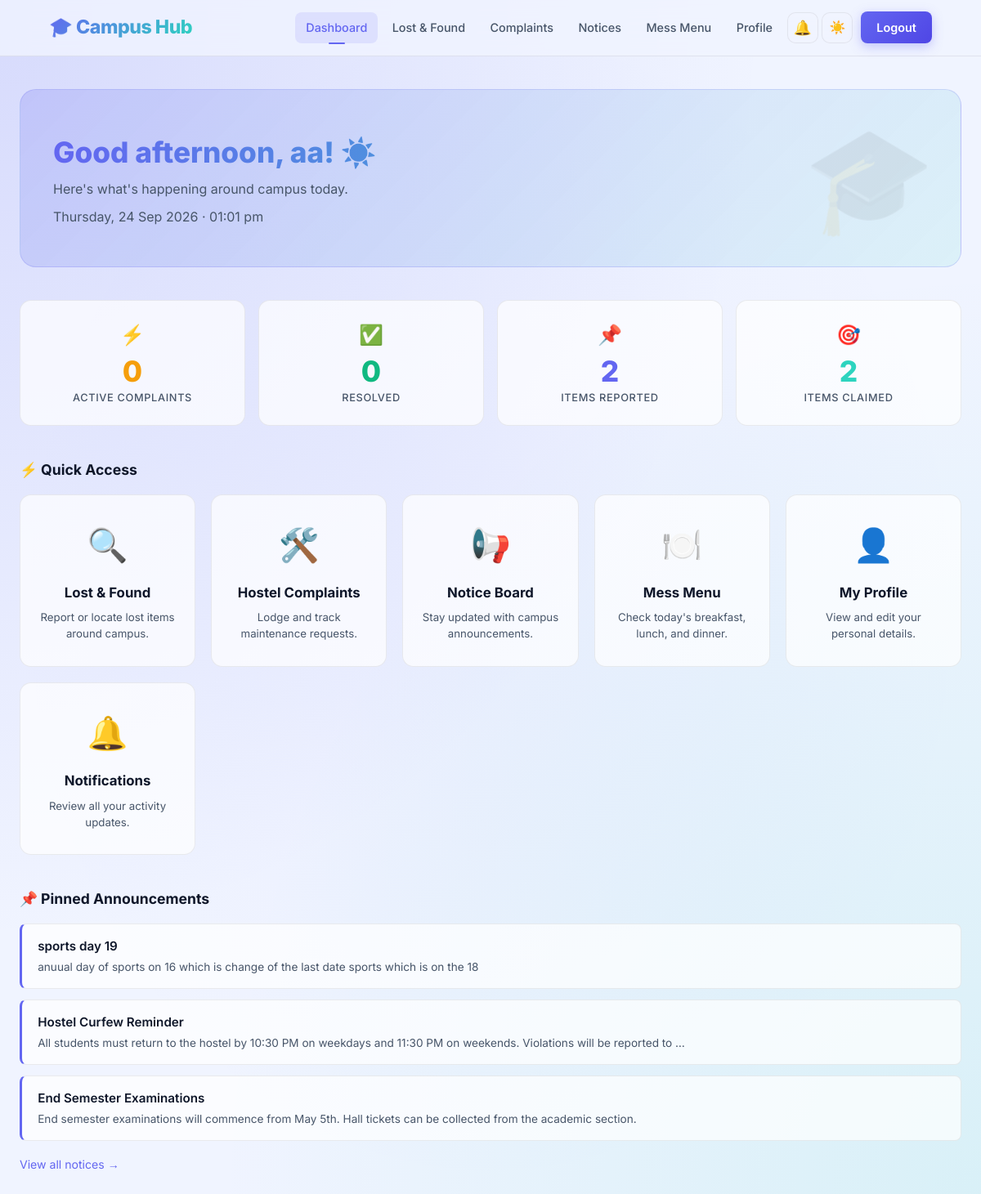
The page /dashboard (signed in) on the database its author committed.
### models.py (models this page shows)
class Notice(db.Model):
    id = db.Column(db.Integer, primary_key=True)
    title = db.Column(db.String(200), nullable=False)
    body = db.Column(db.Text, nullable=False)
    category = db.Column(db.String(50), nullable=False, default='General') # Academic, Hostel, Events, General
    is_pinned = db.Column(db.Boolean, default=False)
    posted_at = db.Column(db.DateTime, default=datetime.utcnow)
    expires_at = db.Column(db.DateTime, nullable=True)

### app.py (the view)
@app.route('/dashboard')
@login_required
def dashboard():
    uid = session['user_id']
    stats = {
        'active_complaints': Complaint.query.filter(
            Complaint.user_id == uid,
            Complaint.status.in_(['Pending', 'In Progress', 'Reopened'])
        ).count(),
        'resolved_complaints': Complaint.query.filter(
            Complaint.user_id == uid,
            Complaint.status.in_(['Resolved', 'Auto-Resolved'])
        ).count(),
        'items_reported': LostFoundItem.query.filter_by(user_id=uid).count(),
        'items_claimed': LostFoundItem.query.filter_by(user_id=uid, status='Claimed').count(),
    }
    pinned_notices = Notice.query.filter_by(is_pinned=True).order_by(Notice.posted_at.desc()).limit(3).all()
    return render_template('dashboard.html', stats=stats, pinned_notices=pinned_notices)

### app.py (called while the page is built)
def login_required(f):
    @wraps(f)
    def decorated_function(*args, **kwargs):
        if 'user_id' not in session:
            flash('Please log in to access this page.', 'error')
            return redirect(url_for('login'))
        return f(*args, **kwargs)
    return decorated_function

@app.context_processor
def inject_globals():
    user = None
    unread_count = 0
    if 'user_id' in session:
        user = User.query.get(session['user_id'])
        unread_count = Notification.query.filter_by(user_id=session['user_id'], is_read=False).count()
    return dict(current_user=user, unread_notif_count=unread_count, current_endpoint=request.endpoint)

### templates/dashboard.html (shortened to what this page needs)
{% extends "base.html" %}
{% block content %}
<div class="dashboard-hero">
    <h1 id="heroGreeting">Good day, {{ current_user.name.split()[0] if current_user.name and current_user.name.split() else 'Student' }}! 👋</h1>
    <p>Here's what's happening around campus today.</p>
    <p class="hero-time" id="heroTime"></p>
</div>
<div class="stats-grid">
    <div class="stat-card stat-active">
        <div class="stat-icon">⚡</div>
        <div class="stat-number">{{ stats.active_complaints }}</div>
        <div class="stat-label">Active Complaints</div>
    </div>
    <div class="stat-card stat-resolved">
        <div class="stat-icon">✅</div>
        <div class="stat-number">{{ stats.resolved_complaints }}</div>
        <div class="stat-label">Resolved</div>
    </div>
    <div class="stat-card stat-reported">
        <div class="stat-icon">📌</div>
        <div class="stat-number">{{ stats.items_reported }}</div>
        <div class="stat-label">Items Reported</div>
    </div>
    <div class="stat-card stat-claimed">
        <div class="stat-icon">🎯</div>
        <div class="stat-number">{{ stats.items_claimed }}</div>
        <div class="stat-label">Items Claimed</div>
    </div>
</div>
<div class="section-title">⚡ Quick Access</div>
<div class="services-grid">
    <a href="{{ url_for('lost_found') }}"  class="service-card">
        <div class="icon">🔍</div>
        <h3>Lost & Found</h3>
        <p>Report or locate lost items around campus.</p>
    </a>
    <a href="{{ url_for('complaints') }}"  class="service-card">
        <div class="icon">🛠️</div>
        <h3>Hostel Complaints</h3>
        <p>Lodge and track maintenance requests.</p>
    </a>
    <a href="{{ url_for('notices') }}"     class="service-card">
        <div class="icon">📢</div>
        <h3>Notice Board</h3>
        <p>Stay updated with campus announcements.</p>
    </a>
    <a href="{{ url_for('mess_menu') }}"   class="service-card">
        <div class="icon">🍽️</div>
        <h3>Mess Menu</h3>
        <p>Check today's breakfast, lunch, and dinner.</p>
    </a>
    <a href="{{ url_for('profile') }}"     class="service-card">
        <div class="icon">👤</div>
        <h3>My Profile</h3>
        <p>View and edit your personal details.</p>
    </a>
    <a href="{{ url_for('notifications') }}" class="service-card">
        <div class="icon">🔔</div>
        <h3>Notifications</h3>
        <p>Review all your activity updates.</p>
    </a>
</div>
{% if pinned_notices %}
<div class="section-title" style="margin-top:2rem;">📌 Pinned Announcements</div>
<div class="pinned-notices" style="margin-bottom: 1rem;">
    {% for notice in pinned_notices %}
    <div class="pinned-notice-card">
        <h4>{{ notice.title }}</h4>
        <p>{{ notice.body[:120] }}{% if notice.body|length > 120 %}…{% endif %}</p>
    </div>
    {% endfor %}
</div>
<a href="{{ url_for('notices') }}" style="font-size:0.88rem; color: var(--primary);">View all notices →</a>
{% endif %}
{% endblock %}

### rows shown on the page
Notice: title "sports day 19", body "anuual day of sports on 16 which is change of the last date sports which is on the 18"
Notice: title "Hostel Curfew Reminder", body "All students must return to the hostel by 10:30 PM on weekdays and 11:30 PM on weekends. Violations will be reported to"
Notice: title "End Semester Examinations", body "End semester examinations will commence from May 5th. Hall tickets can be collected from the academic section."

### other values the page prints
{{ stats.active_complaints }} "0"
{{ stats.resolved_complaints }} "0"
{{ stats.items_reported }} "2"
{{ stats.items_claimed }} "2"
